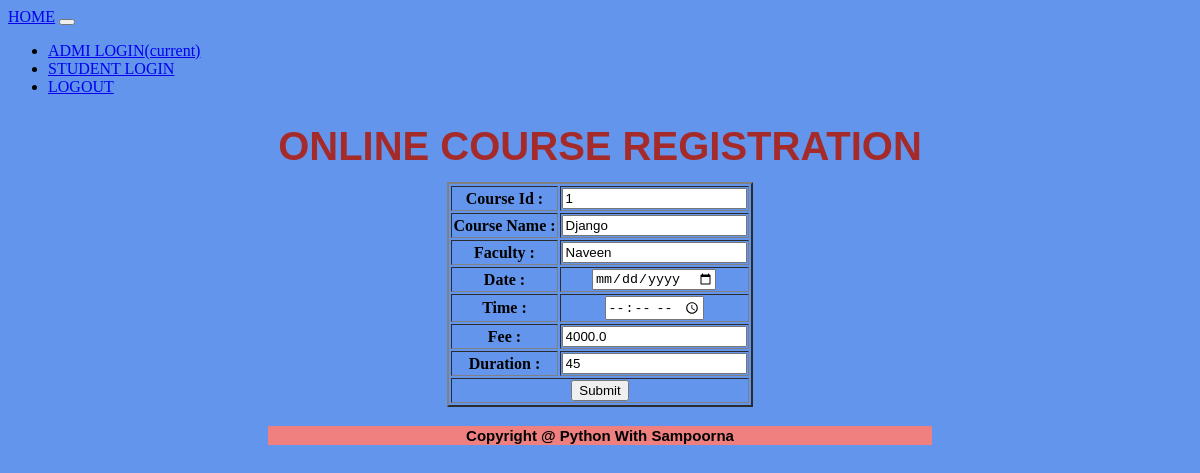
/update_view/?Course_Name=Django, run on the app's committed database.
### app8/models.py (models this page shows)
class CourseModel(models.Model):
    Course_Id = models.AutoField(primary_key=True)
    Course_Name = models.CharField(max_length=50,unique=True)
    Faculty = models.CharField(max_length=50)
    Date = models.DateField()
    Time = models.CharField(max_length=50)
    Fee = models.FloatField()
    Duration = models.CharField(max_length=50)

### app8/views.py (the view)
# urls.py: path('update_view/', views.update_view, name='update_view'),
def update_view(request):
   id = request.GET.get('Course_Name')
   res = CourseModel.objects.get(Course_Name=id)
   return render(request,'update_view.html',{'data':res})

### templates/update_view.html (shortened to what this page needs)
{% extends 'common.html' %}
{% block sampoorna %}
 <form action="{% url 'update_schedule' %}" method="post">
    <table align="center" border="2">
    {% if data %}
        <tr><th>Course Id :</th><th><input type="text" name="c1" value={{ data.Course_Id }}></th></tr>
        <tr><th>Course Name :</th><th><input type="text" name="c2" value={{ data.Course_Name }}></th></tr>
        <tr><th>Faculty   : </th><th> <input type="text" name="c3" value={{ data.Faculty }}></th></tr>
        <tr><th>Date     :</th><th><input type="date" name="c4" value={{ data.Date }}></th></tr>
        <tr><th>Time     :</th><th><input type="time" name="c5" value={{ data.Time }}></th></tr>
        <tr><th>Fee   :</th><th><input type="number" name="c6" value={{ data.Fee }}></th></tr>
        <tr><th>Duration :</th><th><input type="number" name="c7" value={{ data.Duration }}></th></tr>
        <tr><th colspan="2"><button type="submit">Submit</button></th></tr>
    {% endif %}
    </table>
    </form>
{% endblock %}

### templates/common.html (style rules this page uses)
body { background-color: cornflowerblue; }

### data on the page
CourseModel: c1 "1", c2 "Django", c3 "Naveen", c6 "4000.0", c7 "45"
